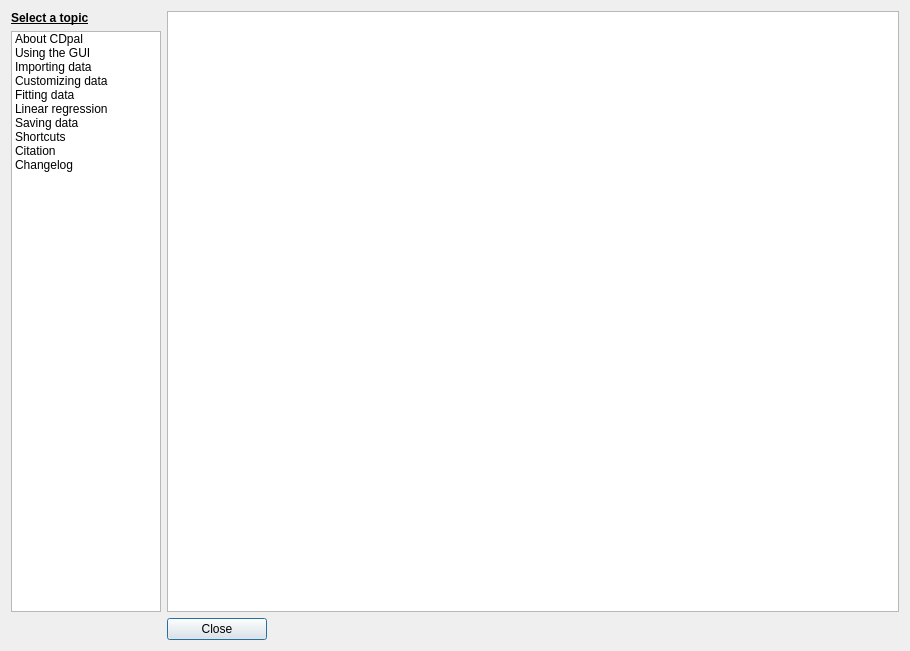
<?xml version="1.0" encoding="UTF-8"?>
<ui version="4.0">
 <class>helpDialog</class>
 <widget class="QDialog" name="helpDialog">
  <property name="geometry">
   <rect>
    <x>0</x>
    <y>0</y>
    <width>910</width>
    <height>651</height>
   </rect>
  </property>
  <property name="windowTitle">
   <string>CDpal</string>
  </property>
  <property name="windowIcon">
   <iconset resource="img/icon.qrc">
    <normaloff>:/img/logo.png</normaloff>:/img/logo.png</iconset>
  </property>
  <layout class="QGridLayout" name="gridLayout">
   <item row="0" column="0">
    <layout class="QVBoxLayout" name="verticalLayout">
     <item>
      <widget class="QLabel" name="label">
       <property name="sizePolicy">
        <sizepolicy hsizetype="MinimumExpanding" vsizetype="Preferred">
         <horstretch>0</horstretch>
         <verstretch>0</verstretch>
        </sizepolicy>
       </property>
       <property name="maximumSize">
        <size>
         <width>150</width>
         <height>16777215</height>
        </size>
       </property>
       <property name="font">
        <font>
         <weight>75</weight>
         <bold>true</bold>
         <underline>true</underline>
        </font>
       </property>
       <property name="text">
        <string>Select a topic</string>
       </property>
      </widget>
     </item>
     <item>
      <widget class="QListWidget" name="topicList">
       <property name="sizePolicy">
        <sizepolicy hsizetype="MinimumExpanding" vsizetype="Expanding">
         <horstretch>0</horstretch>
         <verstretch>0</verstretch>
        </sizepolicy>
       </property>
       <property name="maximumSize">
        <size>
         <width>150</width>
         <height>16777215</height>
        </size>
       </property>
       <item>
        <property name="text">
         <string>About CDpal</string>
        </property>
       </item>
       <item>
        <property name="text">
         <string>Using the GUI</string>
        </property>
       </item>
       <item>
        <property name="text">
         <string>Importing data</string>
        </property>
       </item>
       <item>
        <property name="text">
         <string>Customizing data</string>
        </property>
       </item>
       <item>
        <property name="text">
         <string>Fitting data</string>
        </property>
       </item>
       <item>
        <property name="text">
         <string>Linear regression</string>
        </property>
       </item>
       <item>
        <property name="text">
         <string>Saving data</string>
        </property>
       </item>
       <item>
        <property name="text">
         <string>Shortcuts</string>
        </property>
       </item>
       <item>
        <property name="text">
         <string>Citation</string>
        </property>
       </item>
       <item>
        <property name="text">
         <string>Changelog</string>
        </property>
       </item>
      </widget>
     </item>
    </layout>
   </item>
   <item row="0" column="1">
    <widget class="QTextBrowser" name="infoBrowser">
     <property name="sizePolicy">
      <sizepolicy hsizetype="Expanding" vsizetype="Expanding">
       <horstretch>0</horstretch>
       <verstretch>0</verstretch>
      </sizepolicy>
     </property>
     <property name="textInteractionFlags">
      <set>Qt::TextBrowserInteraction</set>
     </property>
     <property name="openLinks">
      <bool>false</bool>
     </property>
    </widget>
   </item>
   <item row="1" column="1">
    <widget class="QPushButton" name="okButton">
     <property name="maximumSize">
      <size>
       <width>100</width>
       <height>16777215</height>
      </size>
     </property>
     <property name="text">
      <string>Close</string>
     </property>
    </widget>
   </item>
  </layout>
 </widget>
 <resources>
  <include location="img/icon.qrc"/>
 </resources>
 <connections/>
</ui>
